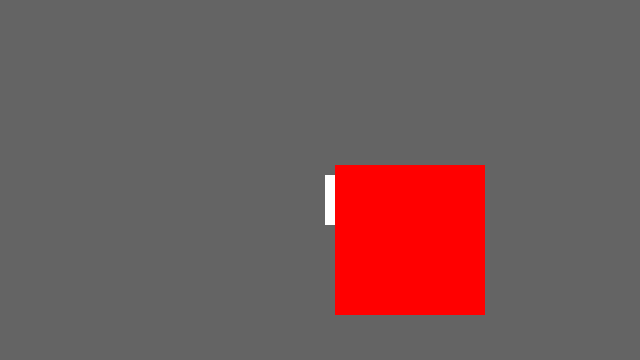
Frame 1 (no input)
Frame 60 (the mouse pressed at the canvas centre just before this capture): identical to frame 1, image omitted
Frame 120 (the mouse held since frame 60 and released just before this capture): identical to frame 1, image omitted

The Processing sketch that drew this single still picture (run headless with seeded random() and noise(); from frame 60 on, the mouse is pressed at the canvas centre):

// Processing sketch: sketch_4_1_3_scale
// ── sketch_4_1_3_scale.pde
// https://processing.org/examples/scale.html

float a = 0.0;
float s = 0.0;

int rect_size = 50;
float scale_val = 3.0;

void setup() {
  size(640, 360);
  noStroke();
  rectMode(CENTER);
  frameRate(30);
  
  background(100);
}

void draw() {
  
  translate(width/2, height/2);
  
  fill(255);
  
  rect(30, 20, rect_size, rect_size);

  scale(scale_val);
  fill(255,0,0);
  rect(30, 20, rect_size, rect_size);

  //scale(scale_val -0.1);
  //fill(0,255,0);
  //rect(30, 20, rect_size, rect_size);

}
